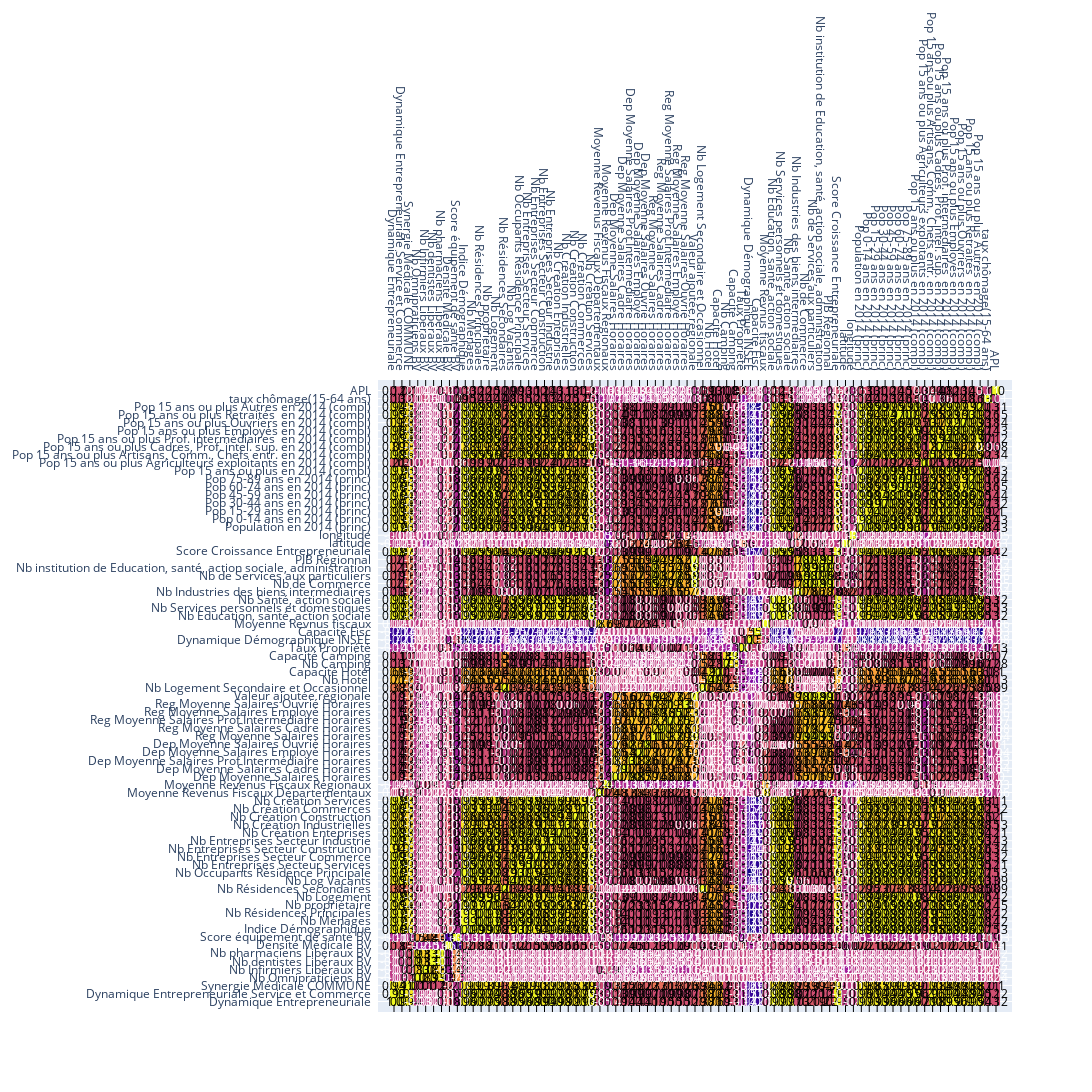

Source (notebook cell):
### Code cell
# Select only numerical columns for the correlation matrix
numeric_columns = insee_df.select_dtypes(include=['float64', 'int64'])

# # Calculate the correlation matrix
corr_matrix = numeric_columns.corr().round(2)

fig = ff.create_annotated_heatmap(corr_matrix.values,
                                   x=corr_matrix.columns.tolist(),
                                   y=corr_matrix.index.tolist())

fig.update_layout(height=2400, width=3200)
fig.show()
